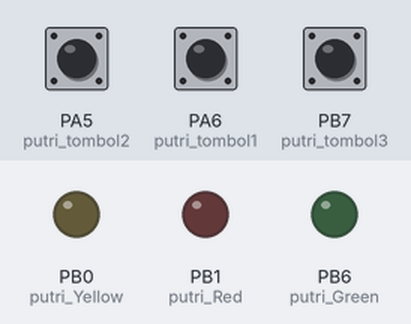
This sketch was run on a simulated STM32 Blue Pill. On the bench: output pins drawn as LEDs (lit = HIGH). Inputs (shaded band) come from the test bench; at power-on: PA5 (putri_tombol2) LOW, PA6 (putri_tombol1) LOW, PB7 (putri_tombol3) LOW. What the sketch prints to the serial monitor is not drawn.

Above: at 1.2 s.
1.3 s: PA5 (putri_tombol2) pulled HIGH for 0.15 s
At 1.7 s:
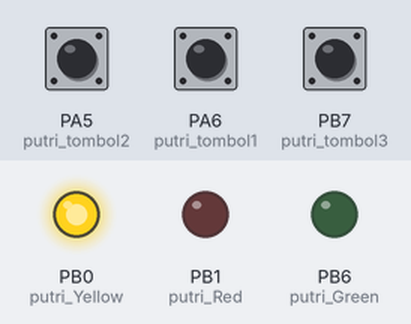
3.3 s: PA6 (putri_tombol1) pulled HIGH for 0.15 s
At 3.7 s:
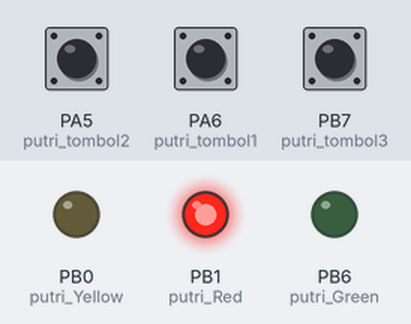
5.3 s: PB7 (putri_tombol3) pulled HIGH for 0.15 s
At 5.7 s:
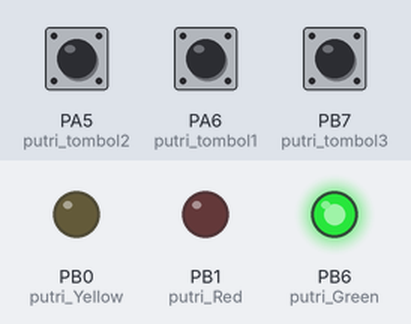
7.3 s: PB7 (putri_tombol3) pulled HIGH for 3.2 s
At 12.0 s:
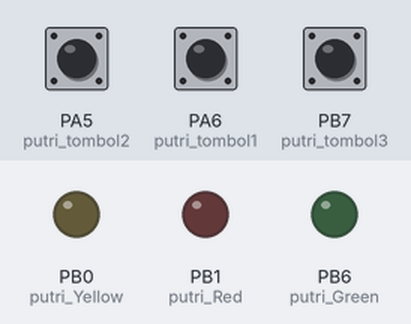
12.3 s: PA5 (putri_tombol2) pulled HIGH for 0.15 s
At 12.7 s:
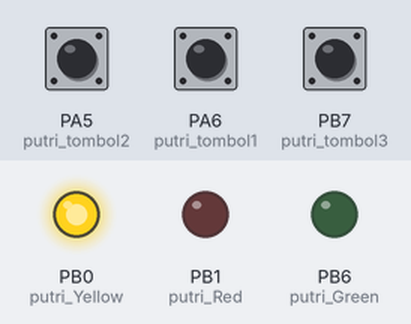
15.4 s: PA6 (putri_tombol1) pulled HIGH for 1 s
At 17.6 s:
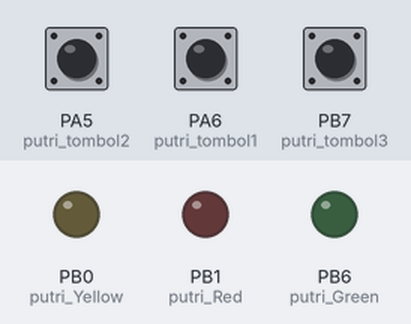
Timing chart, 0 to 19.1 s (numbered marks = the images above; inputs shaded):
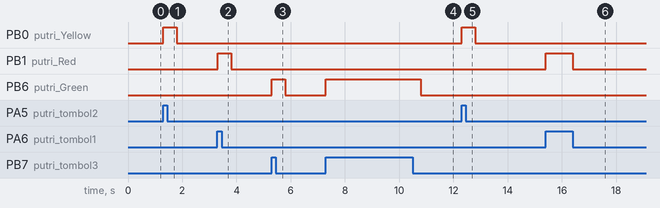

The sketch:

stm32tantanganmandiri-uti.ino
```cpp
// inisialisasi
int putri_Red=PB1;
int putri_Yellow=PB0;
int putri_Green=PB6;
int putri_tombol1=PA6;
int putri_tombol2=PA5;
int putri_tombol3=PB7;


void setup() {
  Serial.begin(9600);
  pinMode(putri_Red,OUTPUT);
  pinMode(putri_Yellow,OUTPUT);
  pinMode(putri_Green,OUTPUT);
  pinMode(putri_tombol1,INPUT);
  pinMode(putri_tombol2,INPUT);
  pinMode(putri_tombol3,INPUT);
}

void loop() {
  // baca data
  int bacatombol1=digitalRead(putri_tombol1);
  int bacatombol2=digitalRead(putri_tombol2);
  int bacatombol3=digitalRead(putri_tombol3);

  // print to serial
  Serial.print("putri_tombol1"); Serial.print(bacatombol1);
  Serial.print(" || putri_tombol2"); Serial.print(bacatombol2);
  Serial.print(" || putri_tombol3"); Serial.print(bacatombol3);
  Serial.println(); //untuk Enter

  // Logika
  if(bacatombol1==1){ //logika tombol 1
    digitalWrite( putri_Red,HIGH);
    delay(500);

  }else{
    digitalWrite( putri_Red,LOW);
    }

  if(bacatombol2==1){ //logika tombol2
    digitalWrite(putri_Yellow,HIGH);
    delay(500);

  }else{
    digitalWrite(putri_Yellow,LOW);
  }

  if(bacatombol3==1 ){ //logika tombol3
    digitalWrite(putri_Green,HIGH);
    delay(500);

  }else{
    digitalWrite(putri_Green,LOW);
  }
}
```

Measured:
- after the input at 1.3 s, PB0 (putri_Yellow): LOW → HIGH at once, → LOW 0.50 s later
- after the input at 3.3 s, PB1 (putri_Red): LOW → HIGH at once, → LOW 0.50 s later
- after the input at 5.3 s, PB6 (putri_Green): LOW → HIGH at once, → LOW 0.50 s later
- after the input at 7.3 s, PB6 (putri_Green): LOW → HIGH at once, → LOW 3.5 s later
- after the input at 12.3 s, PB0 (putri_Yellow): LOW → HIGH at once, → LOW 0.50 s later
- after the input at 15.4 s, PB1 (putri_Red): LOW → HIGH at once, → LOW 1.0 s later
